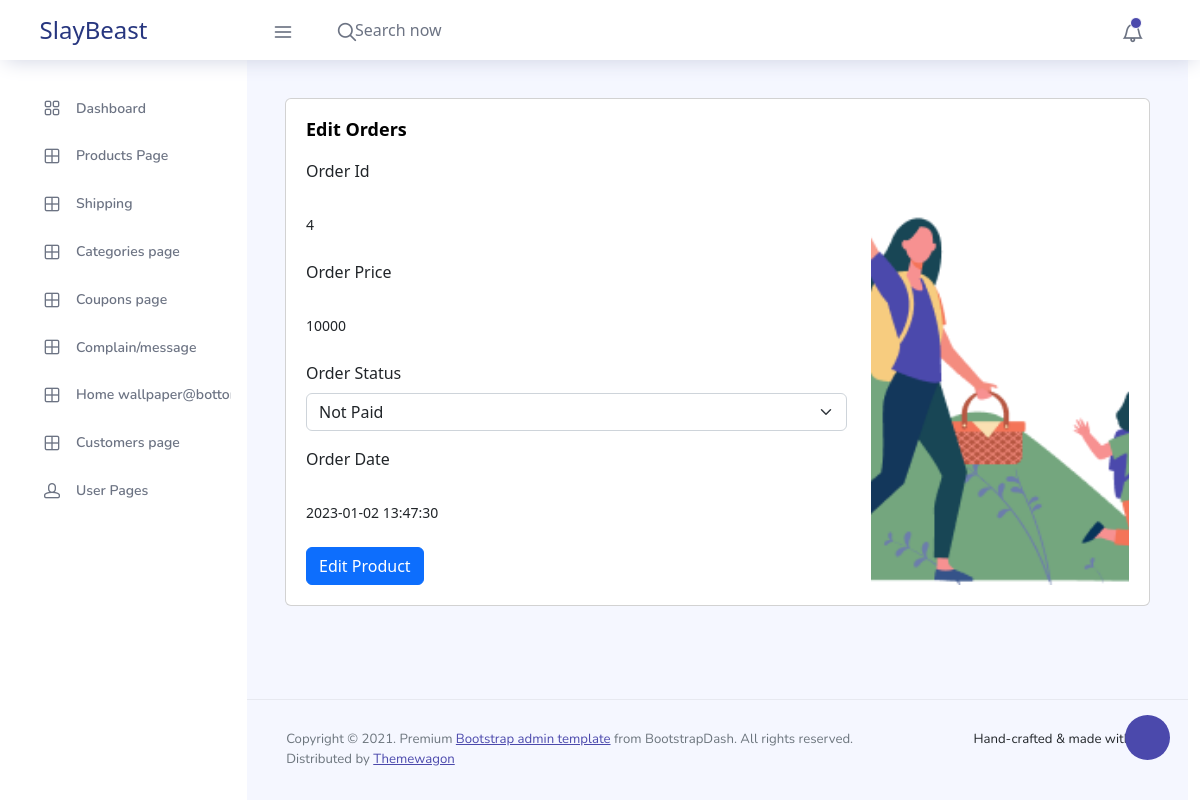
Page /admin/edit_order.php?order_id=4 (signed in) on the committed database.
### tables this page shows
CREATE TABLE `orders` (
  `order_id` int(11) NOT NULL,
  `order_cost` int(11) NOT NULL,
  `order_status` varchar(100) NOT NULL DEFAULT 'not paid',
  `user_id` int(11) NOT NULL,
  `tracking_id` varchar(100) NOT NULL,
  `email` varchar(255) NOT NULL,
  `country` varchar(100) NOT NULL,
  `first_name` varchar(255) NOT NULL,
  `last_name` varchar(255) NOT NULL,
  `phone` varchar(15) NOT NULL,
  `address` varchar(255) NOT NULL,
  `postal` int(11) NOT NULL,
  `state` varchar(255) DEFAULT NULL,
  `city` varchar(255) NOT NULL,
  `order_date` timestamp NOT NULL DEFAULT current_timestamp()
);

### admin/edit_order.php (the view, shortened to what this page needs)
<?php
include('layout/header.php');
include('../config/dbcon.php');
?>
<?php
            if(isset($_GET['order_id'])){
                $order_id =  $_GET['order_id'] ?? null;
                 $stmt =$pdo->prepare("SELECT * FROM orders WHERE order_id=:order_id");
                 $stmt->bindValue(':order_id', $order_id);
                 $stmt->execute();
                 $orders = $stmt->fetchAll(PDO::FETCH_ASSOC);
            } else if(isset($_POST['edit_btn'])){
                $order_status = $_POST['order_status'];
                $order_id = $_POST['order_id'];
                $stmt = $pdo->prepare('UPDATE orders SET order_status =:order_status WHERE order_id=:order_id');
                $stmt->bindValue(':order_status',$order_status);
                $stmt->bindValue(':order_id',$order_id);
                if($stmt->execute()){
                    header('location:index.php?order_updated=Order has been updated successfully');
                }else{
                    header('location:products.php?order_failed=Error occured, try again');
                }
            } else{
                header('location:index.php');
                exit;
            }
?>
    <div class="container-fluid page-body-wrapper">
      <div class="theme-setting-wrapper">
        <div id="settings-trigger"><i class="ti-settings"></i></div>
      </div>
      <?php include('layout/sidebar.php')  ?>
      <div class="main-panel">
        <div class="content-wrapper">
          <div class="row">
            <div class="col-md-12 grid-margin stretch-card">
              <div class="card">
                <div class="card-body">
                  <p class="card-title">Edit Orders</p>
                  <div class="row">
                    <div class="col-md-8">
              <form action="edit_order.php" method="POST"  class="bord ">
              <?php
                      $stmt =$pdo->prepare("SELECT * FROM orders WHERE order_id=:order_id");
                      $stmt->bindValue(':order_id', $order_id);
                      $stmt->execute();
                      $orders = $stmt->fetchAll(PDO::FETCH_ASSOC);
                     ?>
                           <?php foreach($orders as $r){ ?>
                        <div class="mb-3">
                            <label  class="form-label">Order Id</label>
                            <p class="my-4"><?php  echo $r['order_id']; ?></p>
                        </div>
                        <div class="mb-3">
                            <label  class="form-label">Order Price</label>
                            <p class="my-4"><?php  echo $r['order_cost']; ?></p>
                        </div>
                        <div class="mb-3">
                            <label  class="form-label">Order Status</label>
                            <select  class="form-select" required name="order_status">
                                <option value="not paid"<?php if($r['order_status']=='not paid'){echo 'selected';}?> >Not Paid</option>
                            </select>
                        </div>
                        <div class="mb-3">
                            <label  class="form-label">Order Date</label>
                            <p class="my-4"><?php  echo $r['order_date']; ?></p>
                        </div>
                        <button type="submit" class="btn btn-primary"  name="edit_btn">Edit Product</button>
                        <?php }  ?>
                        </form>
                    </div>
                    <div class="col-md-4">
                      <img src="./images/dashboard/people.png" alt="" width="100%" height="100%" style="object-fit:cover;">
                    </div>
                  </div>
                  </div>
                </div>
              </div>
            </div>
        </div>
        <?php  include('layout/footer.php'); ?>

### admin/css/style.css (style rules this page uses)
.form-select { padding: 10px 20px; }

### rows in the picture
orders: order_id "4", order_cost "10000", order_status "Not Paid", order_date "2023-01-02 13:47:30"
